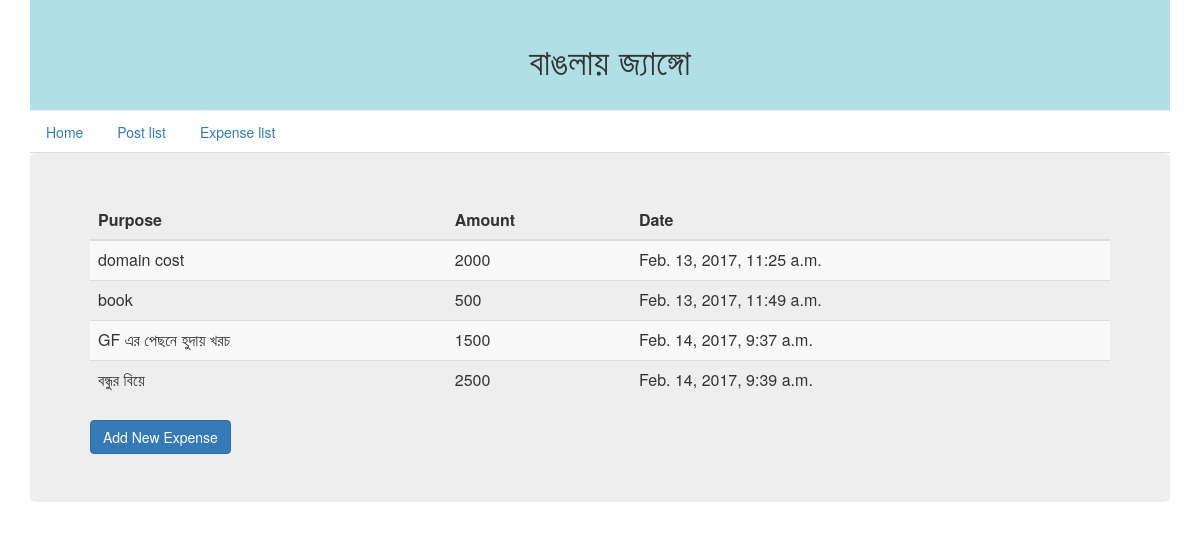
Page /cost/list/ on the earlier database version.
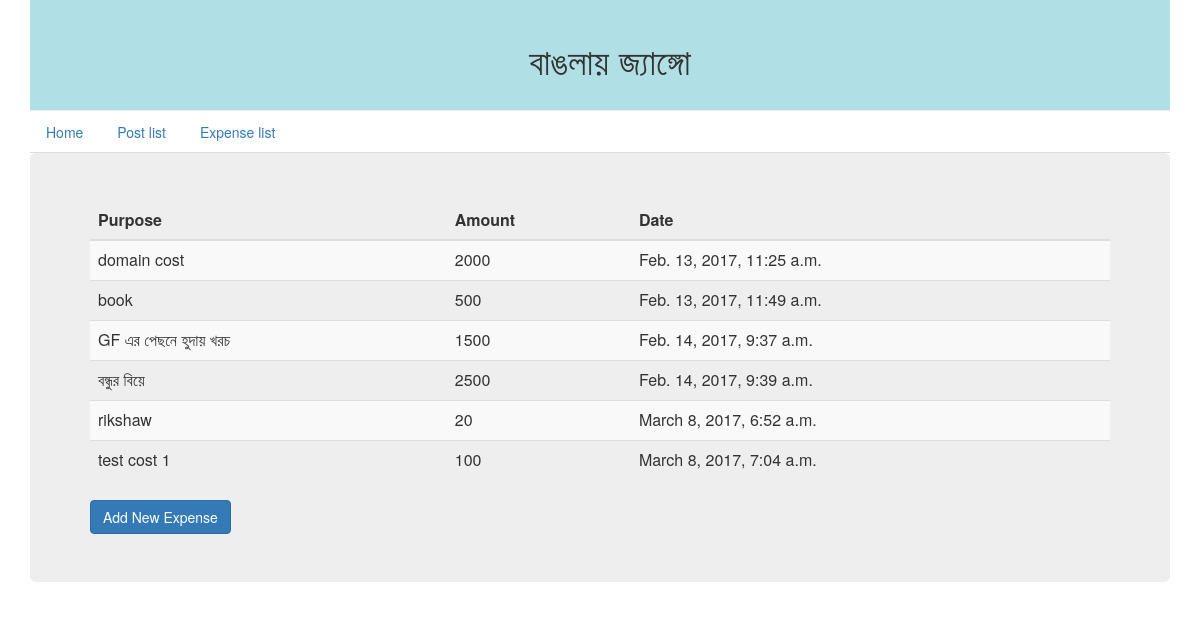
Same page on the later database version.
### cost_management/models.py (models this page shows, shortened)
class Expense(models.Model):
    amount = models.IntegerField()
    purpose = models.CharField(max_length=250)
    date = models.DateTimeField(auto_now_add=True)

### cost_management/views.py (the view)
def my_expense(request):
    expenses = Expense.objects.all()
    context = {'expenses': expenses}
    return render(request, 'cost/expense.html', context)

### templates/cost/expense.html
{% extends 'base.html' %}
{% block content %}
<table class="table  table-striped">
<thead>
<tr>
    <th>Purpose</th>
    <th>Amount</th>
    <th>Date</th>
</tr>
</thead>
<tbody>
{% for expense in expenses %}
<tr>
    <td>{{ expense.purpose }}</td>
    <td>{{ expense.amount }}</td>
    <td>{{ expense.date }}</td>
</tr>
{% endfor %}
</tbody>
</table>
<a class="btn btn-primary" href=" {% url 'add-expense' %}">Add New Expense</a>
{% endblock %}

Differences in the rows shown:
added Expense: purpose "rikshaw", amount "20", date "March 8, 2017, 6:52 a.m."
added Expense: purpose "test cost 1", amount "100", date "March 8, 2017, 7:04 a.m."
